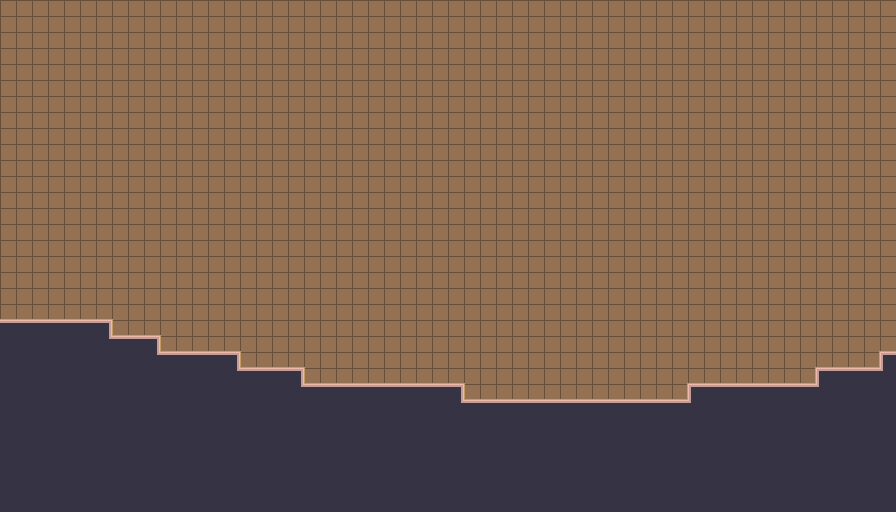

This is a level from a 2D game, rendered from its Tiled map with the project's own tilesets. A one-line summary and the map file follow, with tile-layer data summarised:
An orthogonal 56x32 tile map with 16x16 px tiles, 3 tile layers (wireframe, floor, walls), 2 tilesets.

<map version="1.9" tiledversion="1.9.1" orientation="orthogonal" renderorder="right-down" width="56" height="32" tilewidth="16" tileheight="16" infinite="0" nextlayerid="8" nextobjectid="1">
 <tileset firstgid="1" source="wireframe2d.tsx" />
 <tileset firstgid="5" source="GrassyTileset.tsx" />
 <layer id="1" name="wireframe" width="56" height="32">
  <data>[1792 cells, 1792 non-empty, 2 distinct tile ids]</data>
 </layer>
 <layer id="6" name="floor" width="56" height="32">
  <data>[1792 cells, 1301 non-empty, 6 distinct tile ids]</data>
 </layer>
 <layer id="7" name="walls" width="56" height="32">
  <data>[1792 cells, 491 non-empty, 6 distinct tile ids]</data>
 </layer>
</map>
